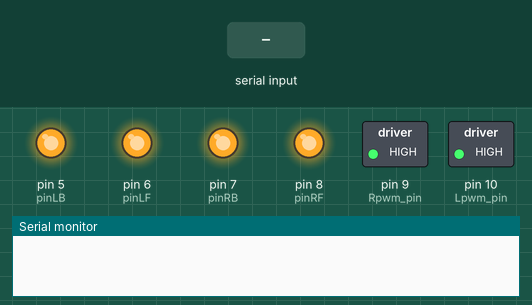
Simulated run of this sketch. Board: Arduino Uno, built with avr-gcc and run on an emulated ATmega328P. On the bench: switched loads named in the sketch (green lamp = pin HIGH), output pins drawn as LEDs (lit = HIGH), the last lines printed to the serial monitor. The test bench sets the inputs (shaded band).

Above: at 1.2 s.
1.3 s: "U" received over Serial
At 2.5 s:
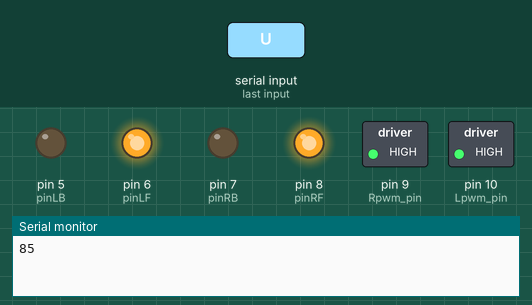
2.8 s: "D" received over Serial
At 3.8 s:
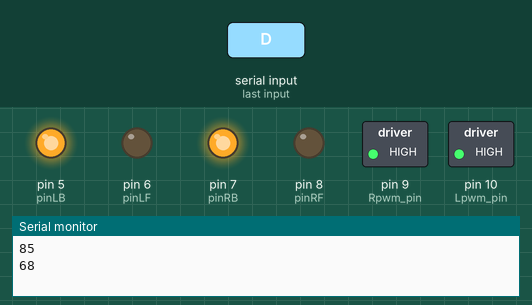
4.3 s: "L" received over Serial
At 4.9 s:
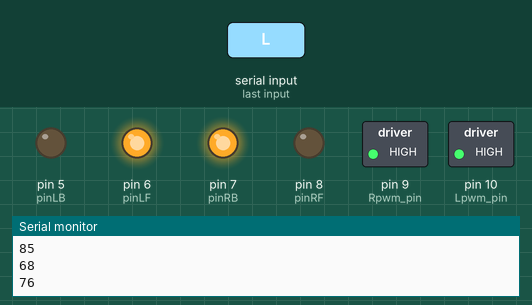
5.8 s: "R" received over Serial
At 7.0 s:
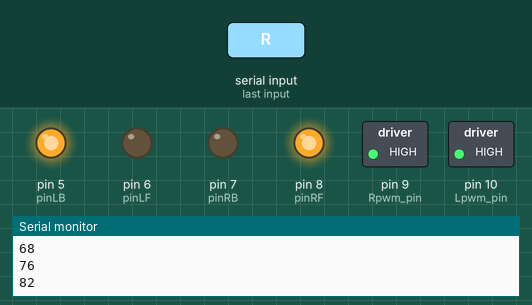
7.3 s: "S" received over Serial
At 8.4 s:
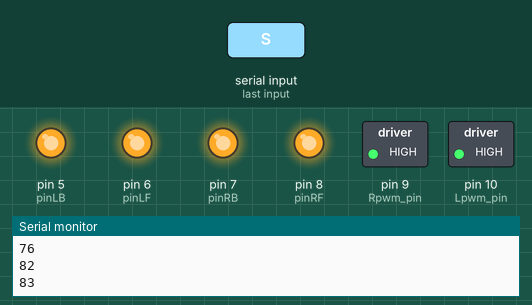
Timing chart, 0 to 9.8 s (numbered marks = the images above; inputs shaded):
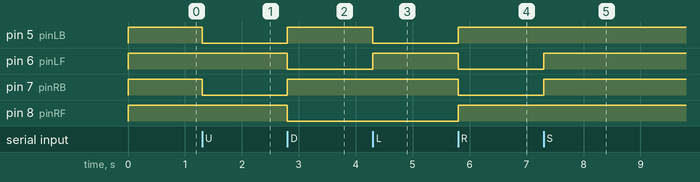

Measured:
- after the input at 1.3 s, pin 5 (pinLB), pin 7 (pinRB): HIGH → LOW at once
- after the input at 2.8 s, pin 5 (pinLB), pin 7 (pinRB): LOW → HIGH at once; pin 6 (pinLF), pin 8 (pinRF): HIGH → LOW at once
- after the input at 4.3 s, pin 5 (pinLB): HIGH → LOW at once; pin 6 (pinLF): LOW → HIGH at once
- after the input at 5.8 s, pin 5 (pinLB), pin 8 (pinRF): LOW → HIGH at once; pin 6 (pinLF), pin 7 (pinRB): HIGH → LOW at once
- after the input at 7.3 s, pin 6 (pinLF), pin 7 (pinRB): LOW → HIGH at once

The sketch:

Bluetooth_Remote_Control_Car.ino
```cpp
unsigned char Bluetooth_val;       //defining variable val / 3 pin 0 and rxd pin 1
#define Lpwm_pin  10     //adjusting speed  ENB
#define Rpwm_pin  9    //adjusting speed  // ENA
int pinLB=5;     // defining pin2 left rear
int pinLF=6;     // defining pin4 left front
int pinRB=7;    // defining pin7 right rear
int pinRF=8;    // defining pin8 right front
unsigned char Lpwm_val = 255;
unsigned char Rpwm_val = 255;
int Car_state=0;
void M_Control_IO_config(void)
{
  pinMode(pinLB,OUTPUT); // pin 2
  pinMode(pinLF,OUTPUT); // pin 4
  pinMode(pinRB,OUTPUT); // pin 7
  pinMode(pinRF,OUTPUT); // pin 8
  pinMode(Lpwm_pin,OUTPUT); // pin 11 (PWM)
  pinMode(Rpwm_pin,OUTPUT); // pin 10 (PWM)
}
void Set_Speed(unsigned char Left,unsigned char Right)
{
  analogWrite(Lpwm_pin,Left);
  analogWrite(Rpwm_pin,Right);
}
void advance()     //  going forward
    {
     digitalWrite(pinRB,LOW);  // making motor move towards right rear
     digitalWrite(pinRF,HIGH);
     digitalWrite(pinLB,LOW);  // making motor move towards left rear
     digitalWrite(pinLF,HIGH);
     Car_state = 1;
    }
void turnR()        //turning right(dual wheel)
    {
     digitalWrite(pinRB,LOW);  //making motor move towards right rear
     digitalWrite(pinRF,HIGH);
     digitalWrite(pinLB,HIGH);
     digitalWrite(pinLF,LOW);  //making motor move towards left front
     Car_state = 4;
    }
void turnL()        //turning left(dual wheel)
    {
     digitalWrite(pinRB,HIGH);
     digitalWrite(pinRF,LOW );   //making motor move towards right front
     digitalWrite(pinLB,LOW);   //making motor move towards left rear
     digitalWrite(pinLF,HIGH);
     Car_state = 3;
    }
void stopp()         //stop
    {
     digitalWrite(pinRB,HIGH);
     digitalWrite(pinRF,HIGH);
     digitalWrite(pinLB,HIGH);
     digitalWrite(pinLF,HIGH);
     Car_state = 5;
    }
void back()          //back up
    {
     digitalWrite(pinRB,HIGH);  //making motor move towards right rear
     digitalWrite(pinRF,LOW);
     digitalWrite(pinLB,HIGH);  //making motor move towards left rear
     digitalWrite(pinLF,LOW);
     Car_state = 2;
    }

void setup()
{
   M_Control_IO_config();
   Set_Speed(Lpwm_val,Rpwm_val);
   Serial.begin(9600);   //initialized serial port , using Bluetooth as serial port, setting baud at 9600
   stopp();
}
void loop()
{
   if(Serial.available()) //to judge whether the serial port receives the data.
    {
     Bluetooth_val=Serial.read();  //reading (Bluetooth) data of serial port,giving the value of val;
     Serial.println(Bluetooth_val);
    switch(Bluetooth_val)
     {
       case 'U':advance(); //UP
       break;
       case 'D': back();   //back
       break;
       case 'L':turnL();   //Left
       break;
       case 'R':turnR();  //Right
       break;
       case 'S':stopp();    //stop
       break;
     }
    }
}
```
